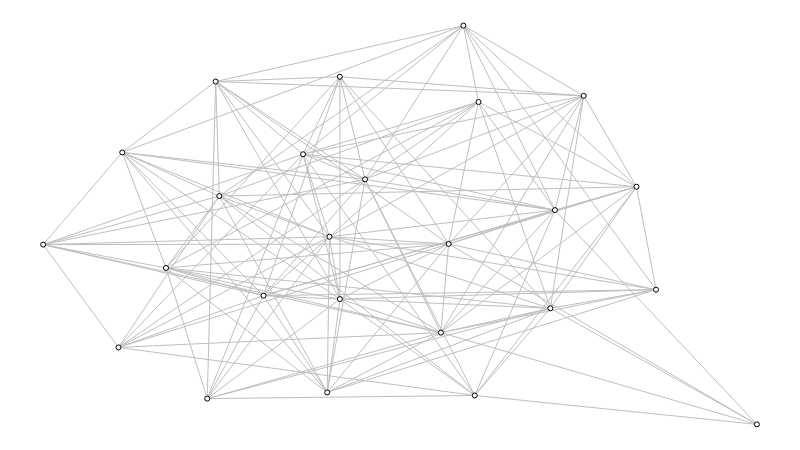

Source (notebook cell):
### Markdown cell above
Exemplo de grafo:

(esse grafo representa o *ambiente* do modelo)

### Code cell
def build_graph():
    g = nx.erdos_renyi_graph(NUM_NODES, DENSITY)
    #gera grafos aleatórios, 
    #que inclui o limite entre cada par de nós com igual probabilidade, 
    #independentemente das extremidades

    sn.reset_node_colors(g)
    sn.reset_edge_colors(g)

    return g


g = build_graph()

sn.reset_positions(g)

sn.show_graph(g)

### Figure 1 — Plotly figure (JSON) as saved in the notebook; plotly's stock layout.template omitted (floating-point values rounded to 4 significant figures; data arrays with more than 128 entries replaced by an {"elided": "..."} marker saying what was removed)
{"data": [{"hoverinfo": "none", "line": {"color": "rgb(191, 191, 191)", "width": 1}, "mode": "lines", "type": "scatter", "uid": "41215be9-5a9a-4c9e-ac0c-33f6e8386acf", "x": {"elided": "432 float values"}, "y": {"elided": "432 float values"}}, {"hoverinfo": "none", "marker": {"color": "rgb(255, 255, 255)", "line": {"color": "rgb(0, 0, 0)", "width": 1}, "size": 5}, "mode": "markers+text", "text": [], "textfont": {"color": "rgb(0, 0, 0)"}, "textposition": "middle center", "type": "scatter", "uid": "5e5d4c26-b9ed-41be-9df9-f8dea1df5c29", "x": [0.4157, 0.1108, 0, 0.2299, 0.717, 0.451, 0.8587, 0.7107, 0.5888, 0.8314, 0.4012, 0.7574, 0.5573, 1, 0.2418, 0.3642, 0.2469, 0.1722, 0.61, 0.5681, 0.6048, 0.3088, 0.4158, 0.398, 0.1056], "y": [0.8718, 0.682, 0.4508, 0.06461, 0.5374, 0.6145, 0.3378, 0.2911, 1, 0.5961, 0.4706, 0.824, 0.2301, 0, 0.8598, 0.6775, 0.5725, 0.3923, 0.8085, 0.4525, 0.07248, 0.3227, 0.3143, 0.08008, 0.193]}], "layout": {"height": 450, "margin": {"b": 0, "l": 0, "r": 0, "t": 0}, "showlegend": false, "width": 800, "xaxis": {"showgrid": false, "showticklabels": false, "zeroline": false}, "yaxis": {"showgrid": false, "showticklabels": false, "zeroline": false}}}
